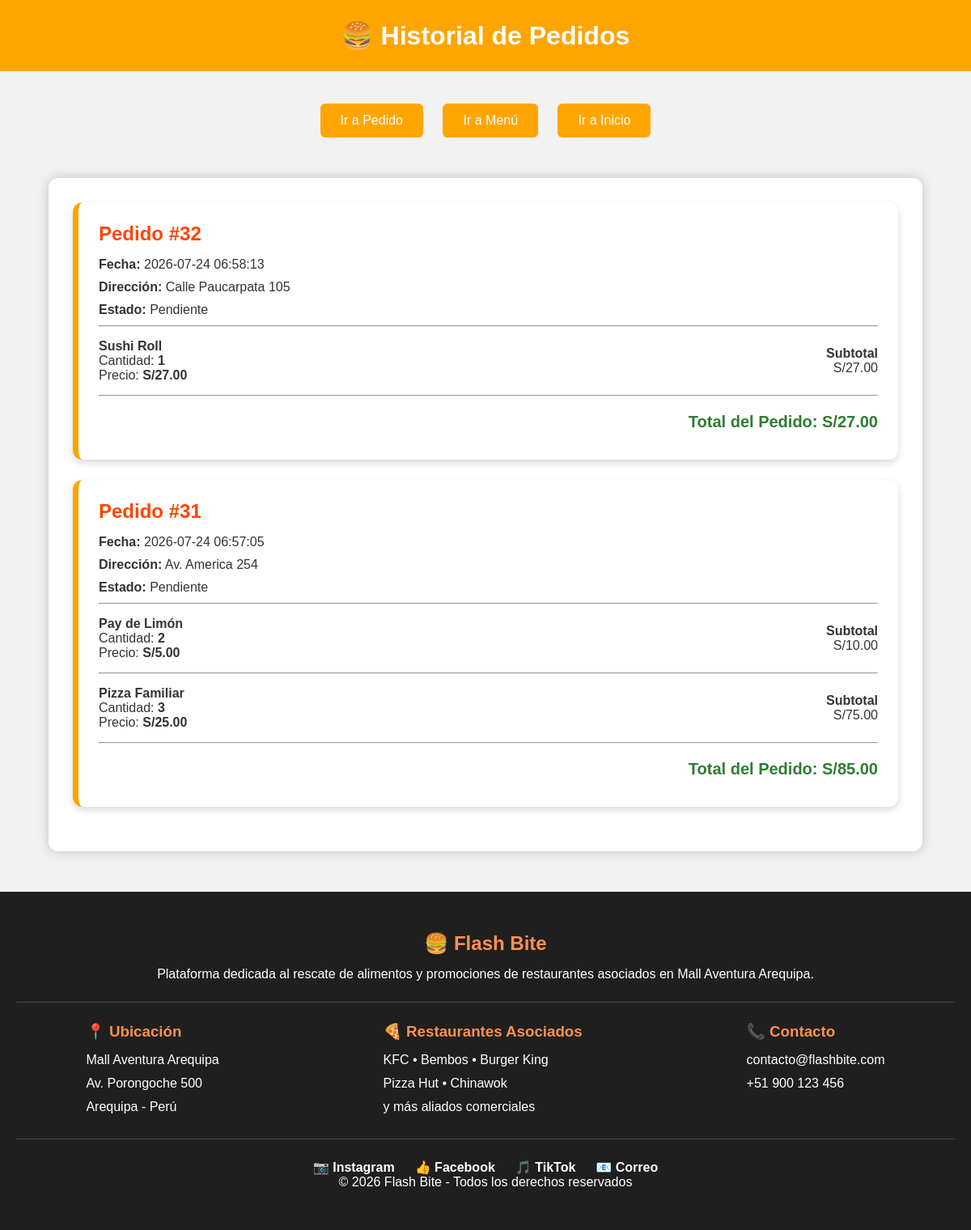
The app's page /pedidos.php (signed in) with its own data.
### tables this page shows
CREATE TABLE `pedidos` (
  `id_pedido` int(11) NOT NULL,
  `id_usuario` int(11) NOT NULL,
  `direccion_entrega` varchar(200) DEFAULT NULL,
  `fecha` datetime DEFAULT current_timestamp(),
  `estado` varchar(30) DEFAULT 'Pendiente'
);

CREATE TABLE `detalle_pedido` (
  `id_detalle` int(11) NOT NULL,
  `id_pedido` int(11) NOT NULL,
  `id_producto` int(11) NOT NULL,
  `tipo` enum('producto','combo') NOT NULL,
  `cantidad` int(11) NOT NULL,
  `precio` decimal(8,2) DEFAULT NULL
);

CREATE TABLE `productos` (
  `id_producto` int(11) NOT NULL,
  `nombre` varchar(100) NOT NULL,
  `descripcion` varchar(200) DEFAULT NULL,
  `precio_original` decimal(8,2) DEFAULT NULL,
  `precio_descuento` decimal(8,2) DEFAULT NULL,
  `stock` int(11) DEFAULT 0,
  `imagen` varchar(255) DEFAULT NULL,
  `es_oferta` tinyint(1) NOT NULL DEFAULT 0
);

### pedidos.php (the view, shortened to what this page needs)
<?php
include("conexion/conexion.php");
$idUsuario = $_SESSION["id_usuario"];
$modo = "claro";
if(isset($_SESSION["modo"])){
    $modo = $_SESSION["modo"];
}
$sqlPedidos = "
SELECT *
FROM pedidos
WHERE id_usuario='$idUsuario'
ORDER BY id_pedido DESC
";
$resultadoPedidos = mysqli_query($conexion, $sqlPedidos);
?>
<!DOCTYPE html>
<html lang="es">
<head>
<body class="<?= ($modo == "oscuro") ? "dark" : "" ?>">
<header>
    <h1>🍔 Historial de Pedidos</h1>
</header>
<div class="enlaces">
<a href="form_pedido.php">
Ir a Pedido
</a>
<a href="menu.php">
Ir a Menú
</a>
<a href="index.php">
Ir a Inicio
</a>
</div>
<div class="contenedor">
<?php
if(mysqli_num_rows($resultadoPedidos)>0){
    while($pedido = mysqli_fetch_assoc($resultadoPedidos)){
?>
<div class="pedido">
    <h2>
        Pedido #<?php echo $pedido["id_pedido"]; ?>
    </h2>
    <p>
        <strong>Fecha:</strong>
        <?php echo $pedido["fecha"]; ?>
    </p>
    <p>
        <strong>Dirección:</strong>
        <?php echo $pedido["direccion_entrega"]; ?>
    </p>
    <p>
        <strong>Estado:</strong>
        <?php echo $pedido["estado"]; ?>
    </p>
    <hr>
<?php
$idPedido = $pedido["id_pedido"];
$sqlDetalle = "
SELECT *
FROM detalle_pedido
WHERE id_pedido='$idPedido'
";
$resultadoDetalle = mysqli_query($conexion,$sqlDetalle);
while($detalle = mysqli_fetch_assoc($resultadoDetalle)){
    $tipo = $detalle["tipo"];
    $idProducto = $detalle["id_producto"];
    $cantidad = $detalle["cantidad"];
    $precio = $detalle["precio"];
    if($tipo=="producto"){
        $sqlProducto="
        SELECT *
        FROM productos
        WHERE id_producto='$idProducto'
        ";
    }else{
        $sqlProducto="
        SELECT *
        FROM combos
        WHERE id_combo='$idProducto'
        ";
    }
    $resultadoProducto = mysqli_query($conexion,$sqlProducto);
    if($producto = mysqli_fetch_assoc($resultadoProducto)){
        $subtotal = $cantidad * $precio;
?>
<div class="producto">
    <div>
        <strong>
            <?php echo $producto["nombre"]; ?>
        </strong>
        <br>
        Cantidad:
        <strong>
            <?php echo $cantidad; ?>
        </strong>
        <br>
        Precio:
        <strong>
            S/<?php echo number_format($precio,2); ?>
        </strong>
    </div>
    <div style="text-align:right;">
        <strong>
            Subtotal
        </strong>
        <br>
        S/<?php echo number_format($subtotal,2); ?>
    </div>
</div>
<hr>
<?php
    }
}
$sqlTotal = "
SELECT
SUM(cantidad * precio) AS total
FROM detalle_pedido
WHERE id_pedido='$idPedido'
";
$resultadoTotal = mysqli_query($conexion,$sqlTotal);
$filaTotal = mysqli_fetch_assoc($resultadoTotal);
$totalPedido = $filaTotal["total"];
?>
<p
style="
text-align:right;
font-size:20px;
margin-top:20px;
color:#2e7d32;
">
<strong>
Total del Pedido:
S/<?php echo number_format($totalPedido,2); ?>
</strong>
</p>
</div>
<?php
    }
}
?>
</div>
            <footer>
        <div class="footer-contenido">
            <h2>🍔 Flash Bite</h2>
            <p>
                Plataforma dedicada al rescate de alimentos y promociones
                de restaurantes asociados en Mall Aventura Arequipa.
            </p>
            <hr>
            <div class="footer-info">
                <div>
                    <h3>📍 Ubicación</h3>
                    <p>
                        Mall Aventura Arequipa<br>
                        Av. Porongoche 500<br>
                        Arequipa - Perú
                    </p>
                </div>
                <div>
                    <h3>🍕 Restaurantes Asociados</h3>
                    <p>
                        KFC • Bembos • Burger King<br>
                        Pizza Hut • Chinawok<br>
                        y más aliados comerciales
                    </p>
                </div>
                <div>
                    <h3>📞 Contacto</h3>
                    <p>
                        contacto@flashbite.com<br>
                        +51 900 123 456
                    </p>
                </div>
            </div>
            <hr>
            <div class="redes">
                <a href="#">📷 Instagram</a>
                <a href="#">👍 Facebook</a>
                <a href="#">🎵 TikTok</a>
                <a href="#">📧 Correo</a>
            </div>
            <p class="copyright">
                © 2026 Flash Bite - Todos los derechos reservados
            </p>
        </div>
    </footer>
</body>
</html>

### pedidos.php (style rules this page uses)
* { margin:0; padding:0; box-sizing:border-box; }
body { font-family:Arial, Helvetica, sans-serif; background:#f2f2f2; color:#333; }
header { background:orange; color:white; padding:25px; text-align:center; }
header h1 { font-size:32px; }
.contenedor { width:90%; max-width:1200px; margin:40px auto; background:white; padding:30px; border-radius:12px; box-shadow:0 0 15px rgba(0,0,0,.2); }
.pedido { background:white; padding:25px; margin-bottom:25px; border-left:7px solid orange; border-radius:12px; box-shadow:0 4px 10px rgba(0,0,0,.15); }
.pedido h2 { color:orangered; margin-bottom:15px; }
.pedido p { margin:10px 0; }
.producto { display:flex; justify-content:space-between; align-items:center; padding:15px 0; }
.producto strong { color:#333; }
.enlaces { text-align:center; margin-top:30px; }
.enlaces a { display:inline-block; background:orange; color:white; padding:12px 25px; margin:10px; border-radius:6px; text-decoration:none; transition:.3s; }
footer { background:#1f1f1f; color:white; padding:50px 20px; margin-top:50px; }
.footer-contenido { max-width:1200px; margin:auto; text-align:center; }
.footer-contenido h2 { color:#ff914d; margin-bottom:15px; }
.footer-contenido hr { border:none; height:1px; background:#444; margin:25px 0; }
.footer-info { display:flex; justify-content:space-around; gap:30px; flex-wrap:wrap; text-align:left; }
.footer-info h3 { color:#ff914d; margin-bottom:10px; }
.footer-info p { line-height:1.8; }
.redes { display:flex; justify-content:center; gap:25px; flex-wrap:wrap; margin-top:20px; }
.redes a { color:white; text-decoration:none; font-weight:bold; transition:.3s; }

### records on screen
pedidos: id_pedido "32", fecha "2026-07-24 06:58:13", direccion_entrega "Calle Paucarpata 105", estado "Pendiente", totalPedido "27.00"
detalle_pedido: id_producto.nombre "Sushi Roll", cantidad "1", precio "27.00"
pedidos: id_pedido "31", fecha "2026-07-24 06:57:05", direccion_entrega "Av. America 254", estado "Pendiente", totalPedido "85.00"
detalle_pedido: id_producto.nombre "Pay de Limón", cantidad "2", precio "5.00", subtotal "10.00"
detalle_pedido: id_producto.nombre "Pizza Familiar", cantidad "3", precio "25.00", subtotal "75.00"
